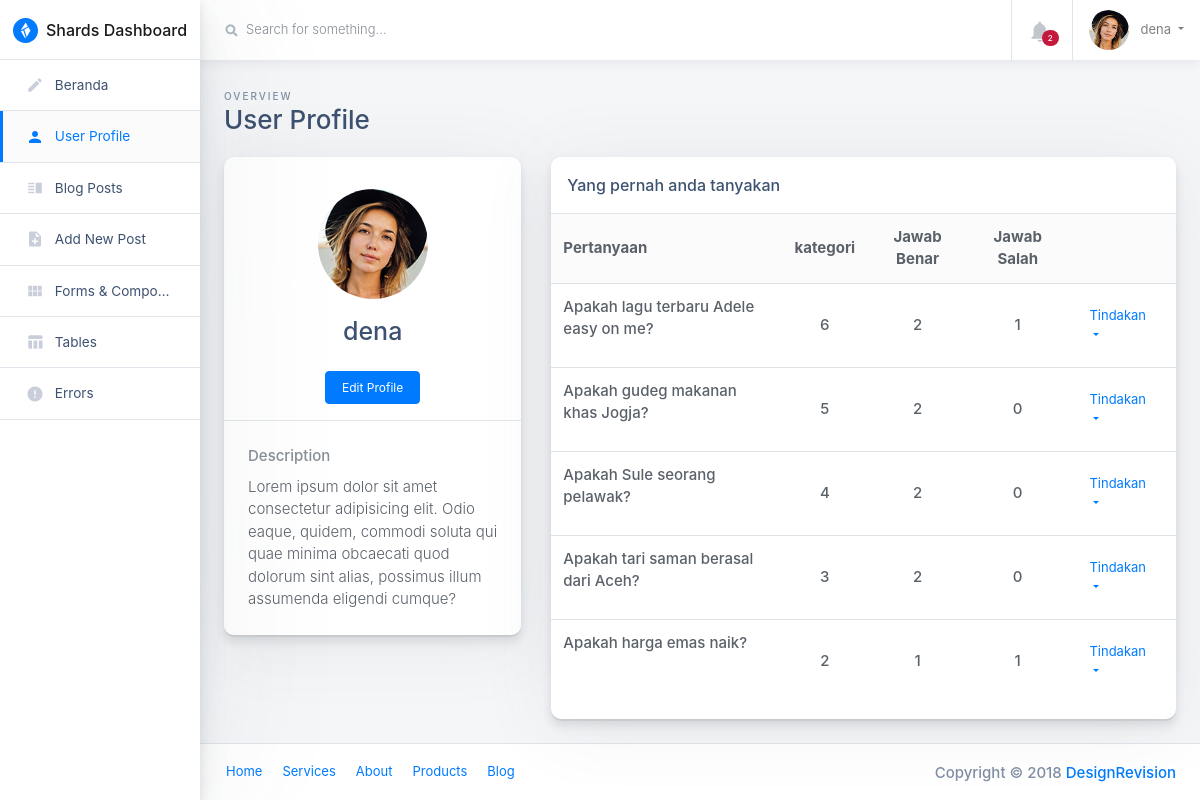
/user_profile.php (signed in), run on the app's committed database.
### tables this page shows
CREATE TABLE `tb_user` (
  `id_user` int(11) NOT NULL,
  `nama_user` varchar(50) NOT NULL,
  `username_user` varchar(20) NOT NULL,
  `email_user` varchar(255) NOT NULL,
  `password_user` varchar(255) NOT NULL,
  `jawaban_user` int(11) NOT NULL DEFAULT 0,
  `pertanyaan_user` int(11) NOT NULL DEFAULT 0
);

CREATE TABLE `tb_pertanyaan` (
  `id_pertanyaan` int(11) NOT NULL,
  `id_user` int(11) NOT NULL,
  `id_kategori` int(11) NOT NULL,
  `tersedia` enum('TRUE','FALSE') NOT NULL DEFAULT 'TRUE',
  `pertanyaan` varchar(255) NOT NULL,
  `jwb_iya` int(11) NOT NULL DEFAULT 0,
  `jwb_tidak` int(11) NOT NULL DEFAULT 0,
  `jml_jawaban` int(11) NOT NULL
);

### user_profile.php (the view, shortened to what this page needs)
<?php
include('config.php');
$tampilUser = mysqli_query($con, "SELECT * FROM tb_user WHERE username_user='$_SESSION[username_user]'");
$usr    = mysqli_fetch_array($tampilUser);
$aidi_user = $usr['id_user'];
?>
<!doctype html>
<html class="no-js h-100" lang="en">
<head>
  <link href="https://use.fontawesome.com/releases/v5.0.6/css/all.css" rel="stylesheet">
  <link rel="stylesheet" href="https://stackpath.bootstrapcdn.com/bootstrap/4.1.3/css/bootstrap.min.css">
  <link rel="stylesheet" id="main-stylesheet" data-version="1.1.0" href="styles/shards-dashboards.1.1.0.min.css">
  <link rel="stylesheet" href="styles/extras.1.1.0.min.css">
</head>
<body class="h-100">
  <div class="container-fluid">
    <div class="row">
      <aside class="main-sidebar col-12 col-md-3 col-lg-2 px-0">
        <div class="main-navbar">
          <nav class="navbar align-items-stretch navbar-light bg-white flex-md-nowrap border-bottom p-0">
            <a class="navbar-brand w-100 mr-0" href="dashboard.php" style="line-height: 25px;">
              <div class="d-table m-auto">
                <img id="main-logo" class="d-inline-block align-top mr-1" style="max-width: 25px;" src="images/shards-dashboards-logo.svg" alt="Shards Dashboard">
                <span class="d-none d-md-inline ml-1">Shards Dashboard</span>
              </div>
            </a>
          </nav>
        </div>
        <div class="nav-wrapper">
          <ul class="nav flex-column">
            <li class="nav-item">
              <a class="nav-link " href="dashboard.php">
                <i class="material-icons">edit</i>
                <span>Beranda</span>
              </a>
            </li>
            <li class="nav-item">
              <a class="nav-link active" href="user_profile.php">
                <i class="material-icons">person</i>
                <span>User Profile</span>
              </a>
            </li>
            <li class="nav-item">
              <a class="nav-link " href="components-blog-posts.php">
                <i class="material-icons">vertical_split</i>
                <span>Blog Posts</span>
              </a>
            </li>
            <li class="nav-item">
              <a class="nav-link " href="add-new-post.php">
                <i class="material-icons">note_add</i>
                <span>Add New Post</span>
              </a>
            </li>
            <li class="nav-item">
              <a class="nav-link " href="form-components.php">
                <i class="material-icons">view_module</i>
                <span>Forms &amp; Components</span>
              </a>
            </li>
            <li class="nav-item">
              <a class="nav-link " href="tables.php">
                <i class="material-icons">table_chart</i>
                <span>Tables</span>
              </a>
            </li>
            <li class="nav-item">
              <a class="nav-link " href="errors.php">
                <i class="material-icons">error</i>
                <span>Errors</span>
              </a>
            </li>
          </ul>
        </div>
      </aside>
      <main class="main-content col-lg-10 col-md-9 col-sm-12 p-0 offset-lg-2 offset-md-3">
        <div class="main-navbar sticky-top bg-white">
          <nav class="navbar align-items-stretch navbar-light flex-md-nowrap p-0">
            <form action="#" class="main-navbar__search w-100 d-none d-md-flex d-lg-flex">
              <div class="input-group input-group-seamless ml-3">
                <div class="input-group-prepend">
                  <div class="input-group-text">
                    <i class="fas fa-search"></i>
                  </div>
                </div>
                <input class="navbar-search form-control" type="text" placeholder="Search for something..." aria-label="Search">
              </div>
            </form>
            <ul class="navbar-nav border-left flex-row ">
              <li class="nav-item border-right dropdown notifications">
                <a class="nav-link nav-link-icon text-center" href="#" role="button" id="dropdownMenuLink" data-toggle="dropdown" aria-haspopup="true" aria-expanded="false">
                  <div class="nav-link-icon__wrapper">
                    <i class="material-icons">&#xE7F4;</i>
                    <span class="badge badge-pill badge-danger">2</span>
                  </div>
                </a>
              </li>
              <li class="nav-item dropdown">
                <a class="nav-link dropdown-toggle text-nowrap px-3" data-toggle="dropdown" href="#" role="button" aria-haspopup="true" aria-expanded="false">
                  <img class="user-avatar rounded-circle mr-2" src="images/avatars/0.jpg" alt="User Avatar">
                  <span class="d-none d-md-inline-block"><?= $usr['nama_user'] ?></span>
                </a>
              </li>
            </ul>
          </nav>
        </div>
        <div class="main-content-container container-fluid px-4">
          <div class="page-header row no-gutters py-4">
            <div class="col-12 col-sm-4 text-center text-sm-left mb-0">
              <span class="text-uppercase page-subtitle">Overview</span>
              <h3 class="page-title">User Profile</h3>
            </div>
          </div>
          <div class="row">
            <div class="col-lg-4">
              <div class="card card-small mb-4 pt-3">
                <div class="card-header border-bottom text-center">
                  <div class="mb-3 mx-auto">
                    <img class="rounded-circle" src="images/avatars/0.jpg" alt="User Avatar" width="110">
                  </div>
                  <h4 class="mb-4"><?= $usr['nama_user'] ?></h4>
                  <a class="btn btn-primary" href="edit_profile.php">Edit Profile</a>
                </div>
                <ul class="list-group list-group-flush">
                  <li class="list-group-item p-4">
                    <strong class="text-muted d-block mb-2">Description</strong>
                    <span>Lorem ipsum dolor sit amet consectetur adipisicing elit. Odio eaque, quidem, commodi soluta qui quae minima obcaecati quod dolorum sint alias, possimus illum assumenda eligendi cumque?</span>
                  </li>
                </ul>
              </div>
            </div>
            <div class="col">
              <div class="card card-small mb-4">
                <div class="card-header border-bottom">
                  <h6 class="m-0">Yang pernah anda tanyakan</h6>
                </div>
                <div class="card-body p-0 pb-3">
                  <table class="table mb-0">
                    <thead class="bg-light">
                      <tr>
                        <th scope="col" class="border-0 align-middle">Pertanyaan</th>
                        <th scope="col" class="border-0 align-middle text-center">kategori</th>
                        <th scope="col" class="border-0 align-middle text-center">Jawab Benar</th>
                        <th scope="col" class="border-0 align-middle text-center">Jawab Salah</th>
                        <th scope="col" class="border-0 align-middle text-center"></th>
                      </tr>
                    </thead>
                    <tbody>
                      <?php
                      $select = "SELECT * FROM tb_pertanyaan WHERE id_user = '$aidi_user' ORDER BY id_pertanyaan DESC";
                      $runS = mysqli_query($con, $select);
                      while ($row_pertanyaan = mysqli_fetch_array($runS)) {;
                        $pertanyaan = $row_pertanyaan['pertanyaan'];
                        $kategori = $row_pertanyaan['id_kategori'];
                        $jwb_iya = $row_pertanyaan['jwb_iya'];
                        $jwb_tidak = $row_pertanyaan['jwb_tidak'];
                      ?>
                        <tr>
                          <td><?php echo $pertanyaan; ?></td>
                          <td class="text-center align-middle"><?php echo $kategori; ?></td>
                          <td class="text-center align-middle"><?php echo $jwb_iya; ?></td>
                          <td class="text-center align-middle"><?php echo $jwb_tidak; ?></td>
                          <td class="nav-item dropdown">
                            <a class="nav-link dropdown-toggle" data-toggle="dropdown" href="#" role="button" aria-haspopup="true" aria-expanded="false">
                              <span class="d-none d-md-inline-block">Tindakan</span>
                            </a>
                          </td>
                        </tr>
                      <?php } ?>
                    </tbody>
                  </table>
                </div>
              </div>
            </div>
          </div>
        </div>
        <footer class="main-footer d-flex p-2 px-3 bg-white border-top">
          <ul class="nav">
            <li class="nav-item">
              <a class="nav-link" href="#">Home</a>
            </li>
            <li class="nav-item">
              <a class="nav-link" href="#">Services</a>
            </li>
            <li class="nav-item">
              <a class="nav-link" href="#">About</a>
            </li>
            <li class="nav-item">
              <a class="nav-link" href="#">Products</a>
            </li>
            <li class="nav-item">
              <a class="nav-link" href="#">Blog</a>
            </li>
          </ul>
          <span class="copyright ml-auto my-auto mr-2">Copyright © 2018
            <a href="https://designrevision.com" rel="nofollow">DesignRevision</a>
          </span>
        </footer>
      </main>
    </div>
  </div>
</body>
</html>

### data on the page
tb_user: nama_user "dena"
tb_pertanyaan: pertanyaan "Apakah lagu terbaru Adele easy on me?", id_kategori "6", jwb_iya "2", jwb_tidak "1"
tb_pertanyaan: pertanyaan "Apakah gudeg makanan khas Jogja?", id_kategori "5", jwb_iya "2", jwb_tidak "0"
tb_pertanyaan: pertanyaan "Apakah Sule seorang pelawak?", id_kategori "4", jwb_iya "2", jwb_tidak "0"
tb_pertanyaan: pertanyaan "Apakah tari saman berasal dari Aceh?", id_kategori "3", jwb_iya "2", jwb_tidak "0"
tb_pertanyaan: pertanyaan "Apakah harga emas naik?", id_kategori "2", jwb_iya "1", jwb_tidak "1"
